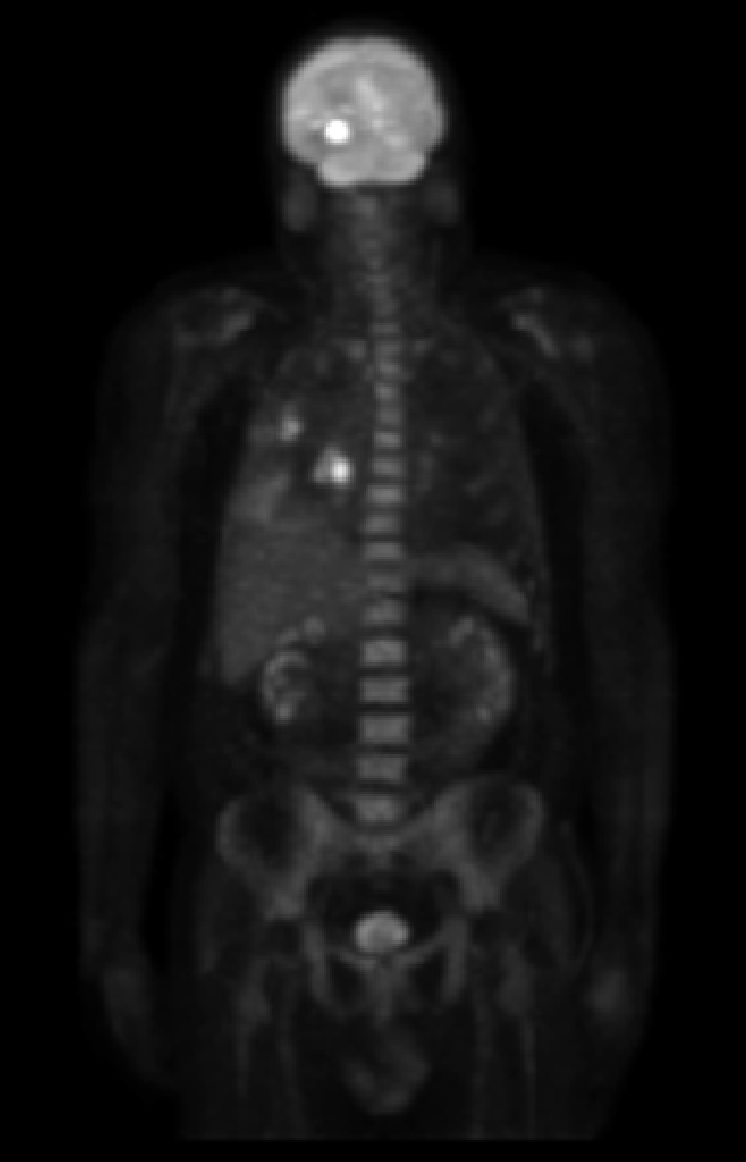
#> input picture chapter4-Filtering in the Frequency Domain/images/Fig0462(a)(PET_image).tif, 746 x 1162 px, found by its file name
$ python '6_homomorphic filtering.py'
#> lines starting #> are read from the running program, lines starting #| are printed output that depends on the picture
import cv2
import numpy as np
import matplotlib.pyplot as plt

img = cv2.imread('chapter4-Filtering in the Frequency Domain/images/Fig0462(a)(PET_image).tif',0)
#> img is the input picture: shape (1162, 746); min 0, max 255, mean 19.4

def homomorphic(img,D0,yh,yl,c):
    #0_pad img
#> called with D0 = 25, yh = 1, yl = 0.4, c = 5
    padded_img = np.pad(img,((0,img.shape[0]),(0,img.shape[1])))
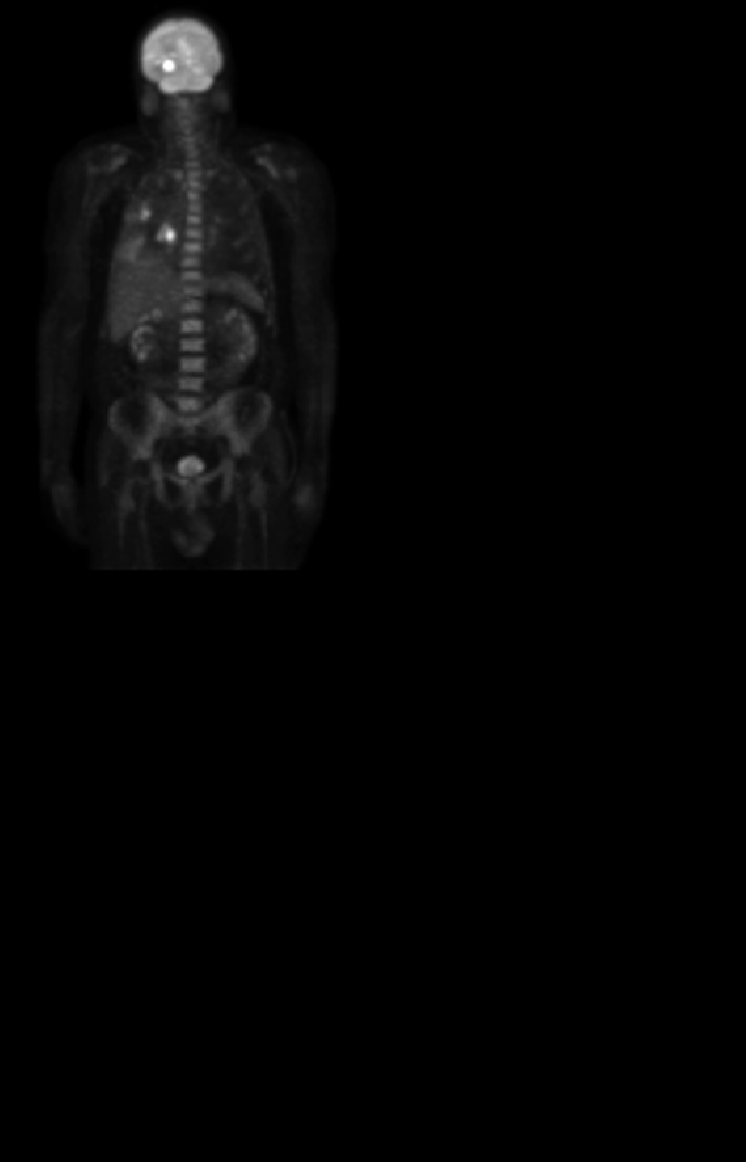
#> padded_img: shape (2324, 1492) (shown at 1/2 size); min 0, max 255, mean 4.8

    #1_add one to image for ln(0) and then compute ln(img)
    padded_img = padded_img.astype(np.float32)+1
    z = np.log(padded_img)
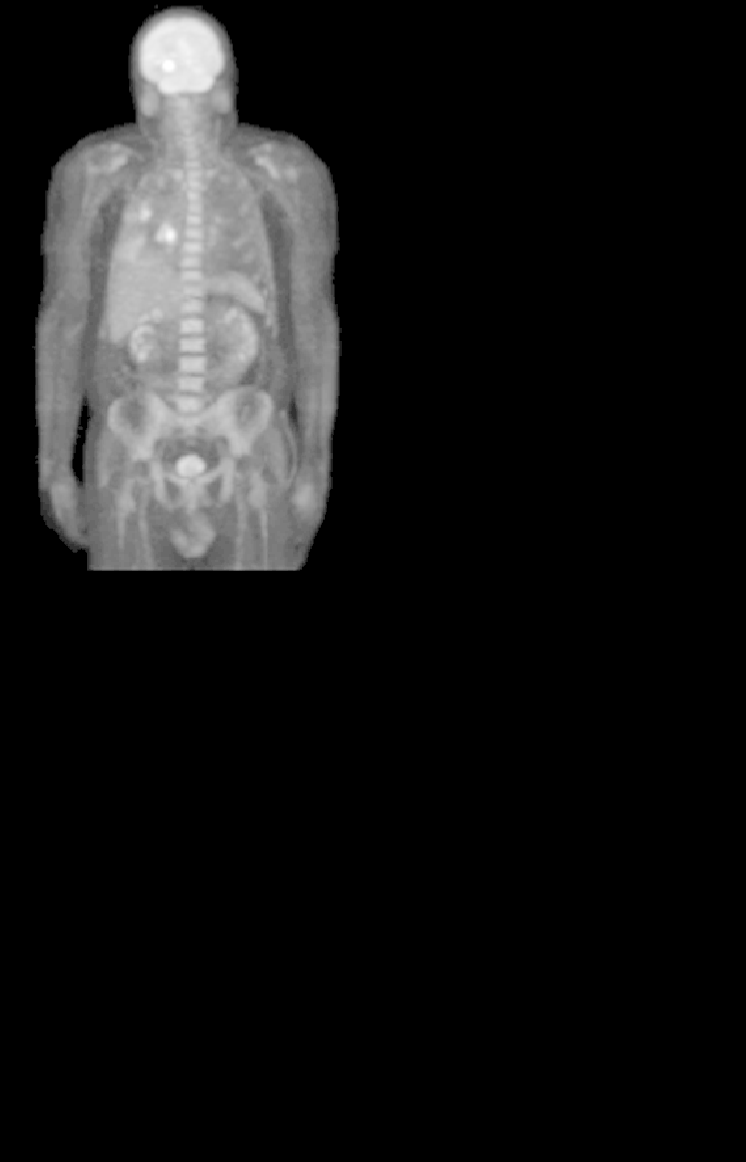
#> z: shape (2324, 1492) float32 (shown at 1/2 size); min 0, max 5.55, mean 0.499; drawn with min black and max white


    #2_compute dft of z
    Z = np.fft.fftshift(np.fft.fft2(z))

    #3_compute Z*H
    P,Q = Z.shape[:2]
#> P = 2324; Q = 1492
    D = np.zeros_like(Z,dtype=np.float32)
    for i in range(P):
        for j in range(Q):
            D[i,j] = np.sqrt((i-P/2)**2 + (j-Q/2)**2)
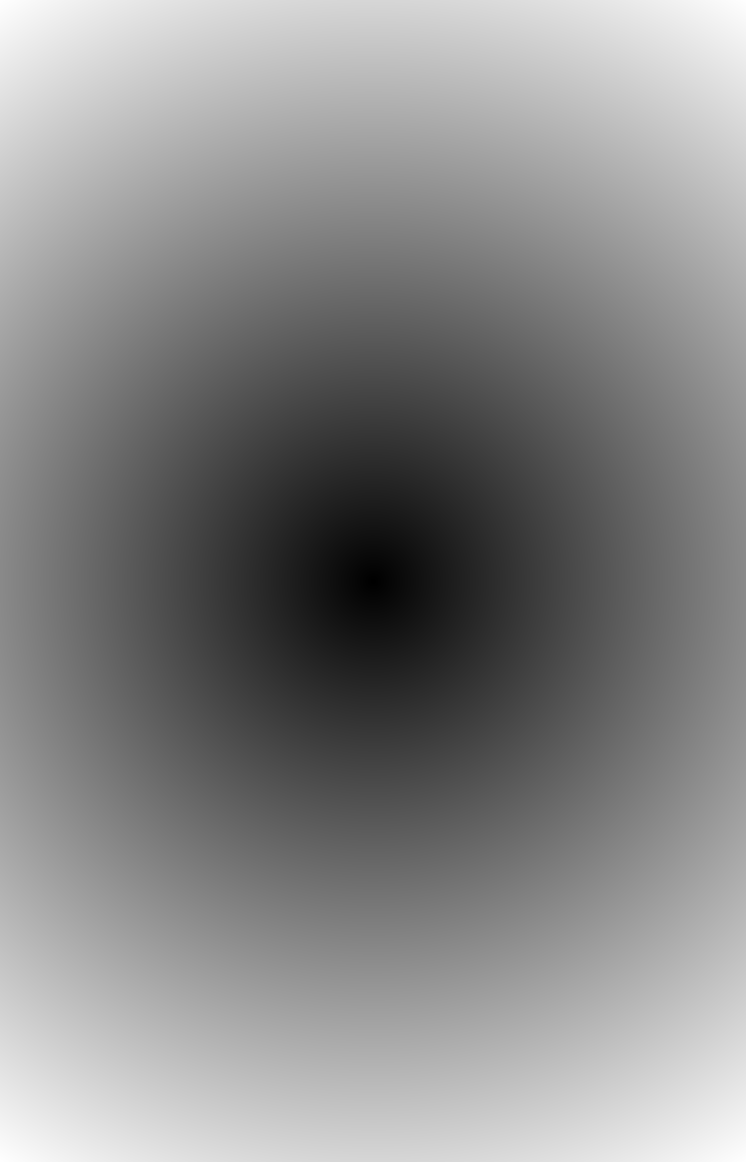
#> D: shape (2324, 1492) float32 (shown at 1/2 size); min 0, max 1380.9, mean 740.5; drawn with min black and max white
    H = (yh-yl)*(1-np.exp(-c*(D/D0)**2)) + yl

    filtered = Z*H

    #4_compute idft result
    shifted = np.fft.ifftshift(filtered)
    result = np.fft.ifft2(shifted)
    result = result[:img.shape[0],:img.shape[1]]

    #5_compute exp and subtract one that i added it at first .
    exp_result = np.exp(result) - 1
    exp_result = np.abs(exp_result)
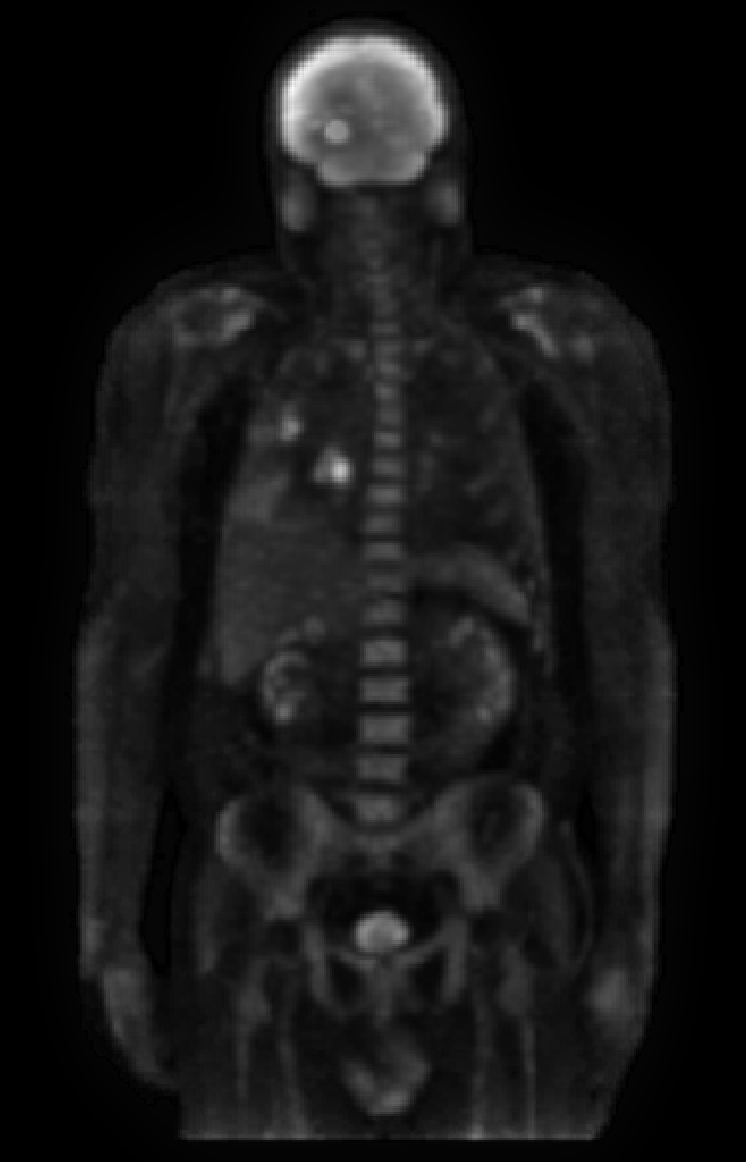
#> exp_result: shape (1162, 746) float64; min 1.15e-11, max 26.36, mean 2.3; drawn with min black and max white

    return exp_result


result = homomorphic(img,D0=25,yh=1.0,yl=0.4,c=5)

plt.imshow(result,cmap='gray')
plt.show()
